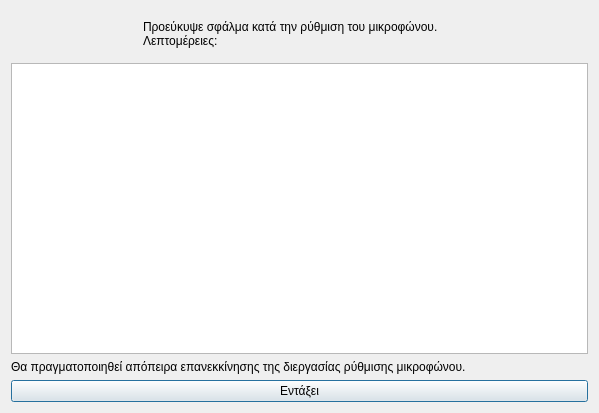
<?xml version="1.0" encoding="UTF-8"?>
<ui version="4.0">
 <class>Dialog</class>
 <widget class="QDialog" name="Dialog">
  <property name="geometry">
   <rect>
    <x>0</x>
    <y>0</y>
    <width>599</width>
    <height>413</height>
   </rect>
  </property>
  <property name="windowTitle">
   <string>Σφάλμα κατά την ρύθμιση μικροφώνου</string>
  </property>
  <property name="windowIcon">
   <iconset resource="../../../icons.qrc">
    <normaloff>:/rest-windows/assets/images/rest-windows/information.png</normaloff>:/rest-windows/assets/images/rest-windows/information.png</iconset>
  </property>
  <layout class="QGridLayout" name="gridLayout">
   <item row="0" column="0">
    <widget class="QFrame" name="frame">
     <property name="styleSheet">
      <string notr="true">QFrame{border:0px;}</string>
     </property>
     <property name="frameShape">
      <enum>QFrame::StyledPanel</enum>
     </property>
     <property name="frameShadow">
      <enum>QFrame::Raised</enum>
     </property>
     <layout class="QHBoxLayout" name="horizontalLayout">
      <item>
       <widget class="QLabel" name="image_label">
        <property name="maximumSize">
         <size>
          <width>117</width>
          <height>117</height>
         </size>
        </property>
        <property name="text">
         <string/>
        </property>
        <property name="pixmap">
         <pixmap resource="../../../icons.qrc">:/rest-windows/assets/images/rest-windows/information.png</pixmap>
        </property>
        <property name="scaledContents">
         <bool>true</bool>
        </property>
       </widget>
      </item>
      <item>
       <widget class="QLabel" name="label">
        <property name="text">
         <string>Προεύκυψε σφάλμα κατά την ρύθμιση του μικροφώνου.
Λεπτομέρειες:</string>
        </property>
        <property name="alignment">
         <set>Qt::AlignJustify|Qt::AlignVCenter</set>
        </property>
       </widget>
      </item>
     </layout>
    </widget>
   </item>
   <item row="3" column="0">
    <widget class="QPushButton" name="ok">
     <property name="text">
      <string>Εντάξει</string>
     </property>
     <property name="icon">
      <iconset resource="../../../icons.qrc">
       <normaloff>:/rest-windows/assets/images/rest-windows/ok.png</normaloff>:/rest-windows/assets/images/rest-windows/ok.png</iconset>
     </property>
    </widget>
   </item>
   <item row="1" column="0">
    <widget class="QPlainTextEdit" name="details"/>
   </item>
   <item row="2" column="0">
    <widget class="QLabel" name="label_2">
     <property name="text">
      <string>Θα πραγματοποιηθεί απόπειρα επανεκκίνησης της διεργασίας ρύθμισης μικροφώνου.</string>
     </property>
     <property name="alignment">
      <set>Qt::AlignJustify|Qt::AlignVCenter</set>
     </property>
    </widget>
   </item>
  </layout>
 </widget>
 <tabstops>
  <tabstop>details</tabstop>
  <tabstop>ok</tabstop>
 </tabstops>
 <resources>
  <include location="../../../icons.qrc"/>
  <include location="../../../icons.qrc"/>
 </resources>
 <connections/>
</ui>
